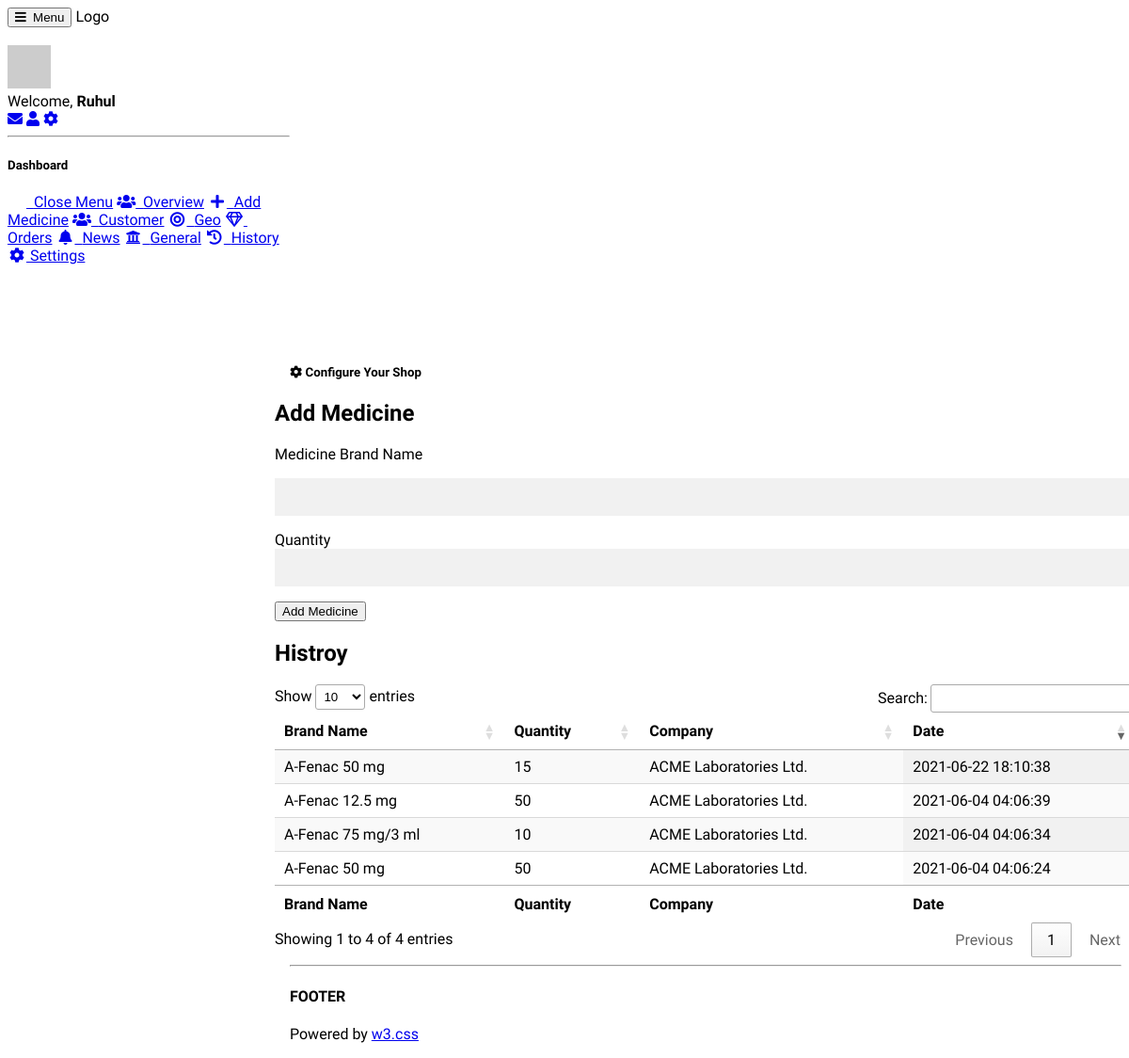
Screenshot of /user/addMedicine.php (signed in) with the database file from the repository.
### tables this page shows
CREATE TABLE `users` (
  `id` bigint(20) NOT NULL,
  `first_name` varchar(255) NOT NULL,
  `last_name` varchar(255) NOT NULL,
  `email` varchar(255) NOT NULL,
  `password` varchar(255) NOT NULL,
  `has_shop` tinyint(1) DEFAULT NULL,
  `hash` text NOT NULL
);

CREATE TABLE `add_medicine_shop` (
  `med_id` bigint(20) NOT NULL,
  `shop_id` bigint(20) NOT NULL,
  `quantity` int(11) NOT NULL,
  `added_time` timestamp NOT NULL DEFAULT current_timestamp()
);

CREATE TABLE `medicine` (
  `id` bigint(20) NOT NULL,
  `brand_name` text DEFAULT NULL,
  `generic_name` text DEFAULT NULL,
  `dosage_form` text DEFAULT NULL,
  `strength` text DEFAULT NULL,
  `manufactured_by` text DEFAULT NULL,
  `unit_price` double NOT NULL
);

### classes/User.php (called while the page is built, shortened)
<?php
class User
{
    private $db;
    private $user;
    public function __construct($db_conn)
    {
        if ($this->db == null) {
            $this->db = $db_conn;
        }
    }
    public function getUserName()
    {
        return $this->user['first_name'];
    }
    public function getUser()
    {
        return $this->user;
    }
    public function setBySession($id)
    {
        $sql = 'SELECT * FROM users WHERE id = ?';
        $res = $this->db->prepare($sql);
        $res->execute([$id]);
        $this->user = $res->fetch(PDO::FETCH_ASSOC);
    }
}

### classes/DBConnect.php (called while the page is built)
<?php
try{
    $db_conn = new PDO('mysql:host='.DB_HOST.';dbname='.DB_DATABASE.'', DB_USER, DB_PASSWORD);
    $db_conn->setAttribute(PDO::ATTR_ERRMODE, PDO::ERRMODE_EXCEPTION);
}
catch(PDOException $e)
{
    echo $e->getMessage();
}
$user = new User($db_conn);

### classes/Shop.php (called while the page is built, shortened)
<?php
class Shop
{
    private $db;
    private $shop;
    public function __construct($user)
    {
        if ($this->db == null) {
            $this->db = new PDO('mysql:host=' . DB_HOST . ';dbname=' . DB_DATABASE . '', DB_USER, DB_PASSWORD);
        }
        $this->shopByUserId($user['id']);
    }
    public function getId()
    {
        return $this->shop['id'];
    }
    public function shopByUserId($id)
    {
        $sql = 'SELECT * FROM shop WHERE id = ?';
        $res = $this->db->prepare($sql);
        $res->execute([$id]);
        $this->shop = $res->fetch(PDO::FETCH_ASSOC);
    }
}

### classes/Shopmed.php (called while the page is built, shortened)
<?php
class Shopmed extends Medicine
{
    private $shop;
    public function __construct(User $user, Shop $shop)
    {
        $this->shop = $shop;
        if ($this->db == null) {
            try {
                $this->db = new PDO('mysql:host=' . DB_HOST . ';dbname=' . DB_DATABASE . '', DB_USER, DB_PASSWORD);
            } catch (PDOException $e) {
                print_r($e);
            }
        }
    }
    public function addMedicineHistory()
    {
        $sql = 'SELECT A.*, B.quantity, B.added_time FROM medicine AS A INNER JOIN add_medicine_shop AS B ON A.id = B.med_id WHERE B.shop_id = ? ORDER BY B.added_time DESC';
        $stmt = $this->db->prepare($sql);
        $stmt->execute([$this->shop->getId()]);
        $res = $stmt->fetchAll(PDO::FETCH_ASSOC);
        return $res;
    }
}

### user/addMedicine.php (the view, shortened to what this page needs)
<?php include 'inc/header.php'; ?>
<?php include 'inc/nav.php'; ?>
<div class="w3-main" style="margin-left:300px;margin-top:43px;">
    <header class="w3-container" style="padding-top:22px">
        <h5><b><i class="fa fa-cog"></i> Configure Your Shop</b></h5>
    </header>
    <div class="w3-panel">
        <div class="w3-row-padding" style="margin:0 -16px">
            <div class="w3-row-padding">
                <div class="w3-col m4">
                    <div class="w3-card-4">
                        <div class="w3-container w3-teal">
                            <h2>Add Medicine</h2>
                        </div>
                        <form autocomplete="off" method="post" action="" class="w3-container">
                            <p>
                                <label class="w3-text-teal" for="brand_name">Medicine Brand Name</label>
                                <div class="autocomplete" style="width:100%;">
                                    <input type="text" name="brand_name" id="brand_name" class="w3-input w3-border"
                                        value="">
                                </div>
                            </p>
                            <p>
                                <label class="w3-text-teal" for="quantity">Quantity</label>
                                <input type="text" name="quantity" id="quantity" value="" class="w3-input w3-border">
                            </p>
                            <p>
                                <button type="submit" name="add_medicine" class="w3-btn w3-blue-gray">Add
                                    Medicine</button>
                            </p>
                        </form>
                    </div>
                </div>
                <div class="w3-col m8">
                    <div class="w3-card-4">
                        <div class="w3-container w3-brown">
                            <h2>Histroy</h2>
                        </div>
                        <div class="w3-margin-top w3-margin-bottom w3-padding-small">
                        <table id="historyTable" class="display " style="width:100%">
                            <thead>
                                <tr>
                                    <th>Brand Name</th>
                                    <th>Quantity</th>
                                    <th>Company</th>
                                    <th>Date</th>
                                </tr>
                            </thead>
                            <tbody>
                                <?php foreach ($med->addMedicineHistory() as $row) { ?>
                                <tr>
                                    <td><?=$row["brand_name"]?> <?=$row["strength"]?></td>
                                    <td><?=$row["quantity"]?></td>
                                    <td><?=$row["manufactured_by"]?></td>
                                    <td><?=$row["added_time"]?></td>
                                </tr>
                                <?php } ?>
                            </tbody>
                            <tfoot>
                                <tr>
                                    <th>Brand Name</th>
                                    <th>Quantity</th>
                                    <th>Company</th>
                                    <th>Date</th>
                                </tr>
                            </tfoot>
                        </table>
                        </div>
                    </div>
                </div>
            </div>
        </div>
    </div>
    <hr>
    <footer class="w3-container w3-padding-16 w3-light-grey">
        <h4>FOOTER</h4>
        <p>Powered by <a href="https://www.w3schools.com/w3css/default.asp" target="_blank">w3.css</a></p>
    </footer>
</div>
<?php include 'inc/footer.php'; ?>

### user/inc/nav.php (shortened to what this page needs)
<div class="w3-bar w3-top w3-black w3-large" style="z-index:4">
  <button class="w3-bar-item w3-button w3-hide-large w3-hover-none w3-hover-text-light-grey" onclick="w3_open();"><i class="fa fa-bars"></i>  Menu</button>
  <span class="w3-bar-item w3-right">Logo</span>
</div>
<nav class="w3-sidebar w3-collapse w3-white w3-animate-left" style="z-index:3;width:300px;" id="mySidebar"><br>
  <div class="w3-container w3-row">
    <div class="w3-col s4">
      <img src="http://via.placeholder.com/46" class="w3-circle w3-margin-right" style="width:46px">
    </div>
    <div class="w3-col s8 w3-bar">
      <span>Welcome, <strong><?php echo $user->getUserName(); ?></strong></span><br>
      <a href="#" class="w3-bar-item w3-button"><i class="fa fa-envelope"></i></a>
      <a href="#" class="w3-bar-item w3-button"><i class="fa fa-user"></i></a>
      <a href="logout.php" class="w3-bar-item w3-button"><i class="fa fa-cog"></i></a>
    </div>
  </div>
  <hr>
  <div class="w3-container">
    <h5>Dashboard</h5>
  </div>
  <div class="w3-bar-block">
    <a href="#" class="w3-bar-item w3-button w3-padding-16 w3-hide-large w3-dark-grey w3-hover-black" onclick="w3_close()" title="close menu"><i class="fa fa-remove fa-fw"></i>  Close Menu</a>
    <a href="index.php" class="w3-bar-item w3-button w3-padding <?php activeUrlSidebar('index.php'); ?>"><i class="fa fa-users fa-fw"></i>  Overview</a>
    <a href="addMedicine.php" class="w3-bar-item w3-button w3-padding <?php activeUrlSidebar('addMedicine.php'); ?>"><i class="fas fa-plus fa-fw"></i>  Add Medicine</a>
    <a href="customer.php" class="w3-bar-item w3-button w3-padding <?php activeUrlSidebar('customer.php'); ?>"><i class="fa fa-users fa-fw"></i>  Customer</a>
    <a href="#" class="w3-bar-item w3-button w3-padding"><i class="fa fa-bullseye fa-fw"></i>  Geo</a>
    <a href="#" class="w3-bar-item w3-button w3-padding"><i class="far fa-gem fa-fw"></i>  Orders</a>
    <a href="#" class="w3-bar-item w3-button w3-padding"><i class="fa fa-bell fa-fw"></i>  News</a>
    <a href="#" class="w3-bar-item w3-button w3-padding"><i class="fas fa-university fa-fw"></i>  General</a>
    <a href="#" class="w3-bar-item w3-button w3-padding"><i class="fa fa-history fa-fw"></i>  History</a>
    <a href="shopConfiguration.php" class="w3-bar-item w3-button w3-padding <?php activeUrlSidebar('shopConfiguration.php'); ?>"><i class="fa fa-cog fa-fw"></i> Settings</a><br><br>
  </div>
</nav>

### user/inc/header.php (style rules this page uses)
html,body,h1,h2,h3,h4,h5 { font-family: "Raleway", sans-serif }

### user/addMedicine.php (style rules this page uses)
.autocomplete { position: relative; display: inline-block; }
input { border: 1px solid transparent; background-color: #f1f1f1; padding: 10px; font-size: 16px; }
input[type=text] { background-color: #f1f1f1; width: 100%; }

### rows the page displays
users: first_name "Ruhul"
add_medicine_shop: med.brand_name "A-Fenac", med.strength "50 mg", quantity "15", med.manufactured_by "ACME Laboratories Ltd.", added_time "2021-06-22 18:10:38"
add_medicine_shop: med.brand_name "A-Fenac", med.strength "12.5 mg", quantity "50", med.manufactured_by "ACME Laboratories Ltd.", added_time "2021-06-04 04:06:39"
add_medicine_shop: med.brand_name "A-Fenac", med.strength "75 mg/3 ml", quantity "10", med.manufactured_by "ACME Laboratories Ltd.", added_time "2021-06-04 04:06:34"
add_medicine_shop: med.brand_name "A-Fenac", med.strength "50 mg", quantity "50", med.manufactured_by "ACME Laboratories Ltd.", added_time "2021-06-04 04:06:24"
